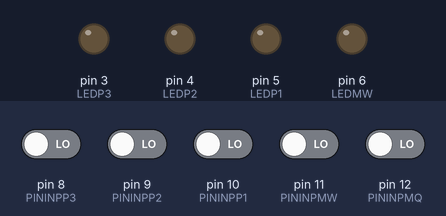
This sketch was run on a simulated Arduino Uno, built with avr-gcc and run on an emulated ATmega328P. Parts: output pins drawn as LEDs (lit = HIGH). Inputs (shaded band) come from the test bench; at power-on: pin 8 (PININPP3), pin 9 (PININPP2), pin 10 (PININPP1), pin 11 (PININPMW), pin 12 (PININPMQ) LOW.

Above: at 1.2 s.
1.3 s: pin 11 (PININPMW) driven HIGH
At 1.9 s:
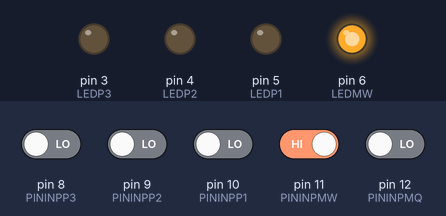
2.8 s: pin 8 (PININPP3) driven HIGH
At 4.0 s:
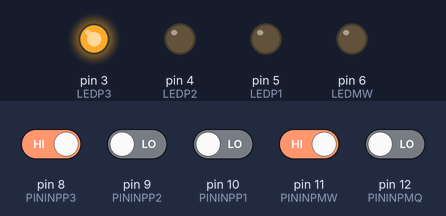
4.3 s: pin 12 (PININPMQ) driven HIGH
At 5.4 s:
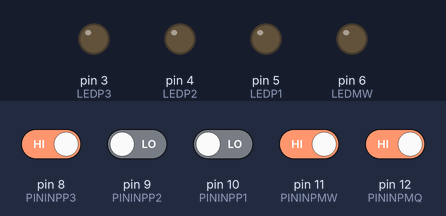
5.8 s: pin 12 (PININPMQ) driven LOW
At 6.5 s:
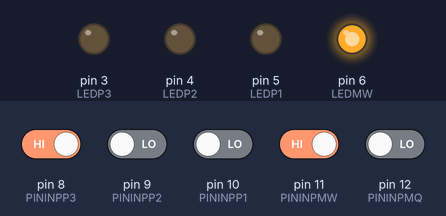
7.3 s: pin 9 (PININPP2) driven HIGH
At 7.7 s:
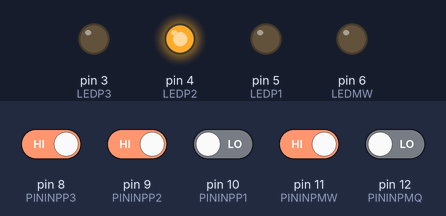
Timing chart, 0 to 9.8 s (numbered marks = the images above; inputs shaded):
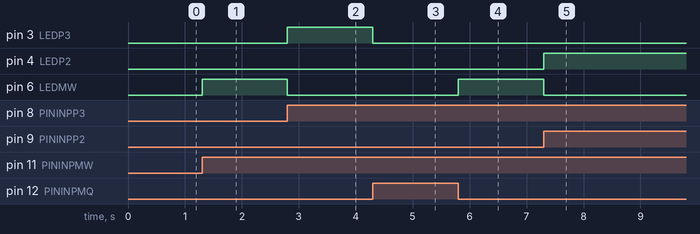

The sketch:

sigame.c.ino
```cpp
/*
    Jeopardy! (tested for arduion atmega 2560)
    Three players and master.
    The game has three states
        - master is reading question
        - waiting for players' answers
        - one of players is answering
    The player has three states:
        - ready
        - blocked (got ban for false start)
        - asnwering
*/

//  players' input pins
#define PININPP1 10
#define PININPP2 9
#define PININPP3 8
//  master's input pins
#define PININPMQ 12  // change game state to question
#define PININPMW 11  // change game state to waiting

#define INPUTS 5  // overall of input pins

//  output pins for LED
#define LEDP1 5 // player 1 LED
#define LEDP2 4 // player 2 LED
#define LEDP3 3 // player 3 LED
#define LEDMW 6 // master 'WAIT' LED

//  GAME STATES
#define GAMEQUEST 0
#define GAMEWAIT 1
#define GAMEANS 2

//  player states
#define PLAYERREADY 0
#define PLAYERANSWER 1
#define PLAYERBLOCKED 2

//  triggers
#define QTRIGGER 0
#define WTRIGGER 1
#define P1TRIGGER 2
#define P2TRIGGER 3
#define P3TRIGGER 4

// players number
#define PLAYERS 3


//  functions
char read_clicked();
void game_player(int);
void game_question();
void game_waiting();
void unblock_players();
void view();


// ban period for false starts (ms)
unsigned long BLOCKPERIOD = 1000;

// state of the game
int gamestate = GAMEQUEST;


//  input pins numbers
int  pins_in[INPUTS]        = {PININPMQ,  PININPMW, PININPP1, PININPP2, PININPP3};
//  pins state
//  need it for handle 'click' events, not just press
bool pins_previous[INPUTS]  = {LOW,       LOW,      LOW,      LOW,      LOW};

//  players state
int players_state[PLAYERS] = {PLAYERREADY, PLAYERREADY, PLAYERREADY};

//  time moments when players got banned
//  0 - not banned, > 0 time moment (ms) when got ban
unsigned long players_inblock_time[PLAYERS] = {0, 0, 0};
//  useful for store time in (ms)
unsigned long time;

//  useful for store input trigger number
//  example: trigger == 1 means pins_inp[1] (Master -> Wait) is clicked
int trigger;

void setup() {
//  Serial.begin(9600);

  for (int i = 0; i < INPUTS; i++){
    pinMode(pins_in[i], INPUT);
  }

  pinMode(LEDP1, OUTPUT);
  pinMode(LEDP2, OUTPUT);
  pinMode(LEDP3, OUTPUT);
  pinMode(LEDMW, OUTPUT);

  game_question();
  view();
}

void loop() {
  //  controller - checking for events (clicks)
  //  read clicks
  trigger = read_clicked();
  switch (trigger) {
    case QTRIGGER:
      game_question();
      break;

    case WTRIGGER:
      game_waiting();
      break;

    case P1TRIGGER:
      game_player(P1TRIGGER);
      break;

    case P2TRIGGER:
      game_player(P2TRIGGER);
      break;

    case P3TRIGGER:
      game_player(P3TRIGGER);
      break;
  }
  //  unblock (if possible) players
  unblock_players();
  //  render view (LEDS ON/OFF)
  view();
//  delay(500);
}

void view(){
    // prints table - trigger # : gamestate # : p1 state : p2 state : p3 state
//  Serial.print(trigger);
//  Serial.print(" ");
//  Serial.print(gamestate);
//  Serial.print(" ");
//  for (int i = 0; i < PLAYERS; i++){
//    Serial.print(players_state[i]);
//    Serial.print(" ");
//  }
//  Serial.println();
  switch (gamestate) {
    case GAMEQUEST:
      digitalWrite(LEDMW, LOW);
      digitalWrite(LEDP1, LOW);
      digitalWrite(LEDP2, LOW);
      digitalWrite(LEDP3, LOW);
      break;

    case GAMEWAIT:
      digitalWrite(LEDMW, HIGH);
      digitalWrite(LEDP1, LOW);
      digitalWrite(LEDP2, LOW);
      digitalWrite(LEDP3, LOW);
      break;

    case GAMEANS:
      digitalWrite(LEDMW, LOW);
      digitalWrite(LEDP1, players_state[0] == PLAYERANSWER ? HIGH : LOW);
      digitalWrite(LEDP2, players_state[1] == PLAYERANSWER ? HIGH : LOW);
      digitalWrite(LEDP3, players_state[2] == PLAYERANSWER ? HIGH : LOW);
      break;
  }
}

/*
  char read_clicked()

  Returns trigger number 0--4.
  Multiple one-moment clicks are ignored, returns only first in pins_in[] order.
  The click is change of pin's state from LOW to HIGH.
*/
char read_clicked(){
  int reading;
  int clicked = -1;
  bool found = false;
  // read pins now
  // write 'now' value to previous
  // remember first clicked
  for (int i = 0; i < INPUTS; i++){
    reading = digitalRead( pins_in[i] );
    if (reading == HIGH && pins_previous[i] == LOW && !found){
      clicked = i;
      found = true;
    }
    pins_previous[i] = reading;
  }
  return clicked;
}

/*
  void game_question()

  Moves game to QUESTION STATE.
  Actually behave as resetting of game and players state.
*/
void game_question(){
  gamestate = GAMEQUEST;
  // ??? memcpy?
  //  all inputs to LOW (because LOW -> HIGH is a click)
  for (int i = 0; i < INPUTS; i++){
    pins_previous[i] = LOW;
  }
  //  all players to READY
  for (int i = 0; i < PLAYERS; i++){
    players_state[i] = PLAYERREADY;
  }
  //  inblock time is 0 for all players
  for (int i = 0; i < PLAYERS; i++){
    players_inblock_time[i] = 0;
  }
};

/*
  void game_waiting()

  Moves game to WAIT state.
*/
void game_waiting(){
  // when someone answering - return its state to PLAYERREADY
  if (gamestate == GAMEANS){
    for (int i = 0; i < PLAYERS; i++){
      if (players_state[i] == PLAYERANSWER){
        players_state[i] = PLAYERREADY;
        break;
      }
    }
  }
  gamestate = GAMEWAIT;
};

/*
  void game_player(int ptrigger)

  Handle player's click.
  Game can change its state to ANSWER.
  Some players can get ban.

  # Arguments
  int ptrigger == 2, 3, 5: player's trigger number in pins_in[]
*/
void game_player(int ptrigger){
  // actual player's number
  int p = ptrigger - 2;  // 0--2
  if (players_state[p] == PLAYERREADY){
    switch (gamestate) {
      case GAMEWAIT:
        // click is correct
        gamestate = GAMEANS;
        players_state[p] = PLAYERANSWER;
        break;
      case GAMEQUEST:
        // ban, player clicked when master reading question
        players_state[p] = PLAYERBLOCKED;
        players_inblock_time[p] = millis();
        break;
      case GAMEANS:
        // ban, player clicked when another player is answering
        players_state[p] = PLAYERBLOCKED;
        players_inblock_time[p] = millis();
        break;
    }
  } else if (players_state[p] == PLAYERBLOCKED){
      //  when blocked player clicks again
      //  it gets new ban
      players_inblock_time[p] = millis();
  }
  //  when players is answering it can clicks as many as it want
};

/*
  void unblock_players()

  Unblock blocked players if they blocked for time > BLOCKPERIOD.
*/
void unblock_players(){
  time = millis();
  for (int i = 0; i < PLAYERS; i++){
    if (players_inblock_time[i] > 0 && (time - players_inblock_time[i] >= BLOCKPERIOD)){
      // unban
      players_inblock_time[i] = 0;
      players_state[i] = PLAYERREADY;
    }
  }
}
```

Measured:
- after the input at 1.3 s, pin 6 (LEDMW): LOW → HIGH at once
- after the input at 2.8 s, pin 3 (LEDP3): LOW → HIGH at once; pin 6 (LEDMW): HIGH → LOW at once
- after the input at 4.3 s, pin 3 (LEDP3): HIGH → LOW at once
- after the input at 5.8 s, pin 6 (LEDMW): LOW → HIGH at once
- after the input at 7.3 s, pin 4 (LEDP2): LOW → HIGH at once; pin 6 (LEDMW): HIGH → LOW at once
